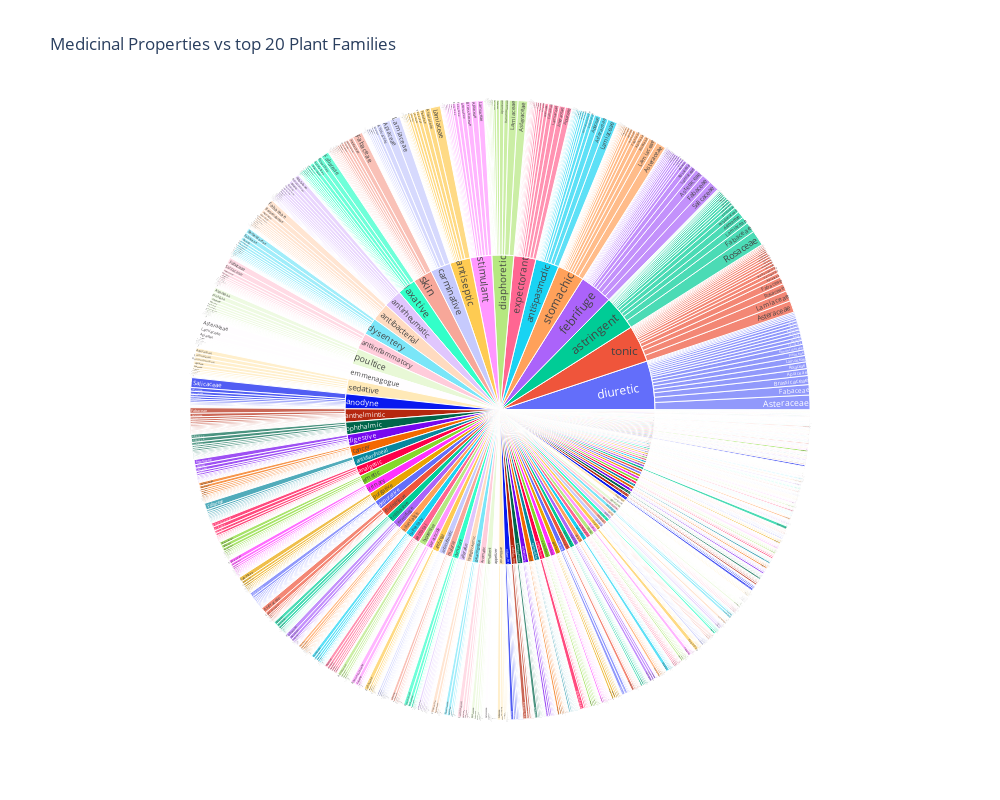

Source (notebook cell):
### Markdown cell above
### Medicinal properties vs Family

### Code cell
# Explode medicinal properties
df_exp = df.copy()
df_exp = df_exp.explode("Medicinal properties_phrases")
df_exp = df_exp.rename(columns={"Medicinal properties_phrases": "Medicinal Property"})

# Clean the family names
df_exp["Family"] = df_exp["Family"].str.replace(r" or .*", "", regex=True)

# Get top 20 most common families
top_20_props = df_exp["Family"].value_counts().nlargest(20).index

# Filter to those top 20 families
df_filtered = df_exp[df_exp["Family"].isin(top_20_props)].copy()

# Add dummy count column for Plotly sizing
df_filtered["Count"] = 1

# Build the sunburst plot
sunburst_fig = px.sunburst(
    df_filtered,
    path=["Medicinal Property", "Family"],
    values="Count",
    title="Medicinal Properties vs top 20 Plant Families",
    width=1000,
    height=800
)

sunburst_fig.show()

### Figure 1 — Plotly figure (JSON) as saved in the notebook; plotly's stock layout.template omitted (floating-point values rounded to 4 significant figures; data arrays with more than 128 entries replaced by an {"elided": "..."} marker saying what was removed)
{"data": [{"branchvalues": "total", "domain": {"x": [0, 1], "y": [0, 1]}, "hovertemplate": "labels=%{label}<br>Count=%{value}<br>parent=%{parent}<br>id=%{id}<extra></extra>", "ids": {"elided": "1892 str values"}, "labels": {"elided": "1892 str values"}, "name": "", "parents": {"elided": "1892 str values"}, "type": "sunburst", "values": {"elided": "1892 float values"}}], "layout": {"height": 800, "legend": {"tracegroupgap": 0}, "title": {"text": "Medicinal Properties vs top 20 Plant Families"}, "width": 1000}}
